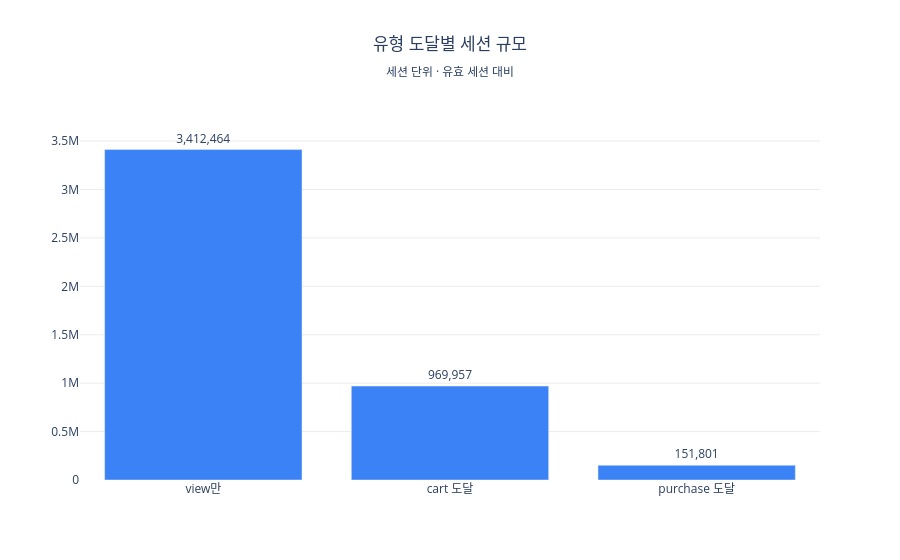

The code cell stored with this chart in its notebook:
### Code cell
y = reach_tbl['세션수']
fig = go.Figure(go.Bar(
    x=reach_tbl['구분'], y=y, marker_color='#3B82F6',
    text=y.map(lambda v: f"{v:,}"), textposition='outside',
))
fig.update_layout(
    title=dict(text='유형 도달별 세션 규모<br><sub>세션 단위 · 유효 세션 대비</sub>', x=0.5, xanchor='center'),
    plot_bgcolor='white', yaxis=dict(gridcolor='#ececec', range=[0, y.max() * 1.15]),
)
fig.show()

### Figure 1 — Plotly figure (JSON) as saved in the notebook; plotly's stock layout.template omitted (floating-point values rounded to 4 significant figures)
{"data": [{"marker": {"color": "#3B82F6"}, "text": ["3,412,464", "969,957", "151,801"], "textposition": "outside", "type": "bar", "x": ["view만", "cart 도달", "purchase 도달"], "y": [3412464, 969957, 151801]}], "layout": {"plot_bgcolor": "white", "title": {"text": "유형 도달별 세션 규모<br><sub>세션 단위 · 유효 세션 대비</sub>", "x": 0.5, "xanchor": "center"}, "yaxis": {"gridcolor": "#ececec", "range": [0, 3924000.0]}}}
